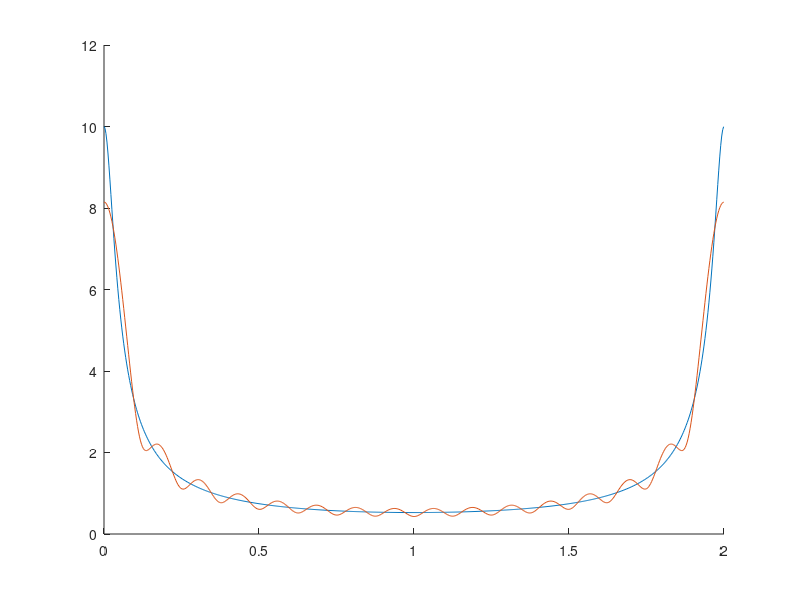

Reproduce this figure in MATLAB. (Note: this script raises an error after producing the figure.)
a=0.9;
omeg_dtft=0:0.01:2*pi;
dtft = 1./(1-a*exp(-j*omeg_dtft)); %DTFT

N=16;
dtft16 = (1-a^N*exp(-j*N*omeg_dtft))./(1-a*exp(-j*omeg_dtft)); % X convolves with W(i.e. distorted DTFT)

xn=zeros(1,N);
for nn=1:N
    xn(nn) = a^(nn-1);
end
dft= fft(xn); % 16 point DFT

omeg_dft = linspace(0, 2*pi, N+1);

figure;
plot(omeg_dtft/pi, abs(dtft), '-', omeg_dtft/pi, abs(dtft16),'-',omeg_dft/pi, abs(dft),'o'); axis([0  2  0  12]);
xlabel('omega (x/pi)');
legend('DTFT x(e^jw))', 'X(e^(jw)) (distorted DTFT)', '16-point DTF');